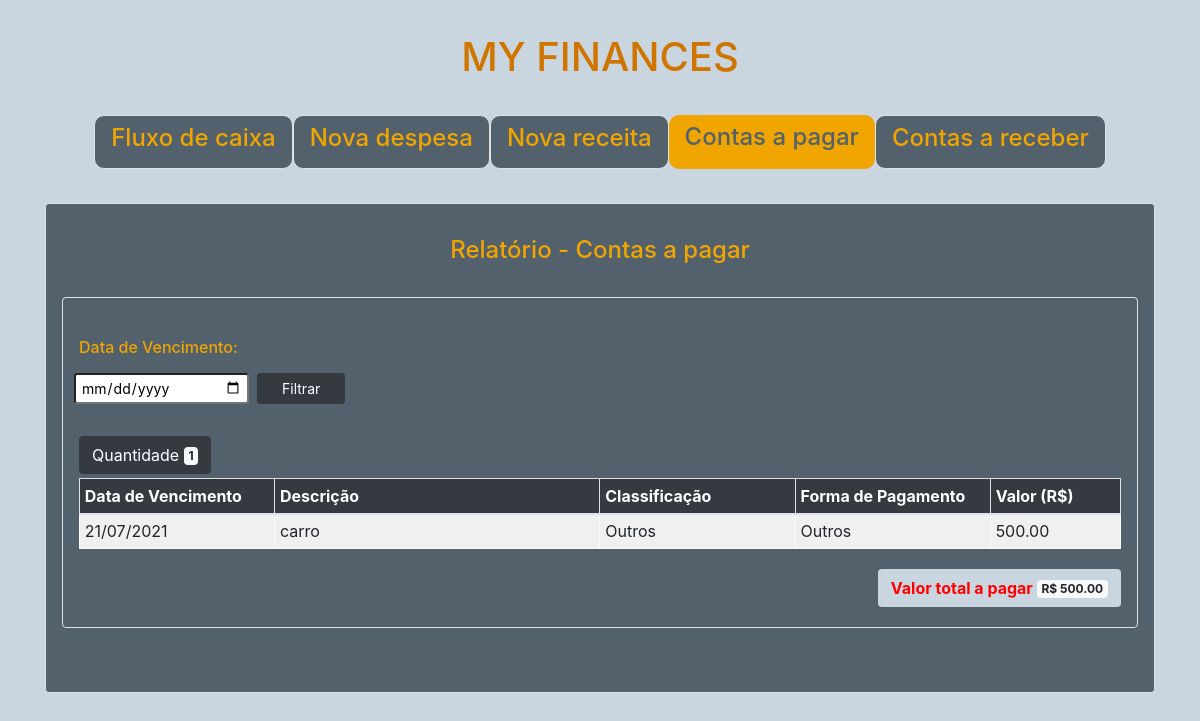
The page /relatorio/despesas on the database its author committed.
### myfinance/models/despesa.py (models this page shows)
class Despesa(models.Model):
    CLASSIFICACAO_CHOICES = (
        ('AG', 'Água'),
        ('AL', 'Alimentação'),
        ('AG', 'Aluguel'),
        ('EN', 'Energia'),
        ('LA', 'Lazer'),
        ('OU', 'Outros'),
        ('TE', 'Telecomunicações'),
        ('TR', 'Transporte')
    )
    FORMA_PAGAMENTO_CHOICES = (
        ('B', 'Boleto'),
        ('C', 'Crédito'),
        ('D', 'Débito'),
        ('M', 'Dinheiro'),
        ('P', 'Depósito'),
        ('O', 'Outros')
    )
    SITUACAO_CHOICES = (
        ('PG', 'Pago'),
        ('AP', 'A pagar')
    )
    classificacao = models.CharField(max_length=2, choices=CLASSIFICACAO_CHOICES, default='OU')
    data_pagamento = models.DateField(null=True)
    data_vencimento = models.DateField(null=False)
    descricao = models.CharField(max_length=255)
    formaPagamento = models.CharField(max_length=1, choices=FORMA_PAGAMENTO_CHOICES, default='O')
    situacao = models.CharField(max_length=2, choices=SITUACAO_CHOICES, default='AP')
    valor = models.DecimalField(null=False, max_digits=8, decimal_places=2)

### myfinance/views/relatorio.py (the view)
# urls.py: path('relatorio/despesas', relv.despesas, name="relatorio_despesas"),
@require_http_methods(["GET"])
def despesas(request):
    despesasPendentes = Despesa.objects.filter(situacao='AP')
    context = GetDespesaContext(despesasPendentes , '')
    return render(request, 'relatorioDespesas.html', context)

### myfinance/views/relatorio.py (called while the page is built)
def GetDespesaContext(despesasPendentes, dateMax):
    valorTotal = 0
    for despesa in despesasPendentes:
        dtVencimento = '%s/%s/%s' % (despesa.data_vencimento.strftime("%d"), despesa.data_vencimento.strftime("%m"), despesa.data_vencimento.strftime("%Y"))
        despesa.data_vencimento = dtVencimento
        valorTotal = valorTotal + despesa.valor
    dateMaxBr = ""
    if(dateMax != ""):
        dateTemp = datetime.strptime(dateMax, '%Y-%m-%d').date()
        dateMaxBr = '%s/%s/%s' % (dateTemp.strftime("%d"), dateTemp.strftime("%m"), dateTemp.strftime("%Y"))
    context = {'despesas' : despesasPendentes,
                'valorTotal' : valorTotal,
                'dateMax' : dateMax,
                'dateMaxBr' : dateMaxBr}
    return context

### myfinance/templates/relatorioDespesas.html (shortened to what this page needs)
<!doctype html>
<html lang="pt-br">
<head>
    <link rel="stylesheet" href="https://stackpath.bootstrapcdn.com/bootstrap/4.5.0/css/bootstrap.min.css"
>
</head>
<body style="background-color: #c9d6df">
    <div class="container">
        <h1 style="color:#cf7500; text-align: center; margin-bottom: 3%; margin-top: 3%;">MY FINANCES</h1>
        <ul class="nav justify-content-center nav-pills">
            <li class="nav-item border" style="background-color: #52616b; border-radius: 10px;">
                <a class="nav-link" href="/">
                    <h4 style="color: #f0a500;">Fluxo de caixa</h4>
                </a>
            </li>
            <li class="nav-item border" style="background-color: #52616b; border-radius: 10px;">
                <a class="nav-link" href="/despesa/">
                    <h4 style="color: #f0a500;">Nova despesa</h4>
                </a>
            </li>
            <li class="nav-item border" style="background-color: #52616b; border-radius: 10px;">
                <a class="nav-link" href="/receita/">
                    <h4 style="color: #f0a500;">Nova receita</h4>
                </a>
            </li>
            <li class="nav-item" style="background-color: #f0a500; border-radius: 10px;">
                <a class="nav-link " href="/relatorio/despesas">
                    <h4 style="color: #52616b;">Contas a pagar</h4>
                </a>
            </li>
            <li class="nav-item border" style="background-color: #52616b; border-radius: 10px;">
                <a class="nav-link" href="/relatorio/receitas">
                    <h4 style="color: #f0a500;">Contas a receber</h4>
                </a>
            </li>
        </ul>
        <div class="border rounded p-3 mb-5" style="background-color: #52616b; margin-top: 3%; color: #f0a500;">
            <h4 class="mt-3" style="text-align: center;">Relatório - Contas a pagar</h4>
            <div class="border rounded p-3 mb-5" style="margin-top: 3%;">
                <form action="/relatorio/despesas/filtro" method="post" class="mt-4 mb-3">
                    <h6>Data de Vencimento:</h6>
                    <div class="form-row mt-3">
                        <input type="date" class="form-control-sm col-sm-2" id="inputDate" name="data_filtro"
                            value="{{dateMax}}" required>
                        <button type="submit" class="btn btn-dark btn-sm ml-2 col-sm-1">Filtrar</button>
                    </div>
                </form>
                {% if despesas %}
                <button type="button" class="btn btn-dark mb-1 mt-3">
                    Quantidade <span class="badge badge-light">{{ despesas|length }}</span>
                </button>
                <table class="table table-bordered table-striped table-sm" id="tableRelatorio">
                    <thead>
                        <tr class="bg-dark text-white">
                            <th scope="col" style="width: 15%">Data de Vencimento</th>
                            <th scope="col" style="width: 25%">Descrição</th>
                            <th scope="col" style="width: 15%">Classificação</th>
                            <th scope="col" style="width: 15%">Forma de Pagamento</th>
                            <th scope="col" style="width: 10%">Valor (R$)</th>
                        </tr>
                    </thead>
                    <tbody class="table-light">
                        {% for despesa in despesas %}
                        <tr>
                            <td>{{despesa.data_vencimento}}</td>
                            <td>{{despesa.descricao}}</td>
                            <td>{{despesa.get_classificacao_display}}</td>
                            <td>{{despesa.get_formaPagamento_display}}</td>
                            <td>{{despesa.valor}}</td>
                        </tr>
                        {% endfor %}
                    </tbody>
                </table>
                <div class="d-flex justify-content-end">
                    <button type="button" class="btn mb-1 mt-1 font-weight-bold"
                        style="background-color: #c9d6df; color: red">
                        Valor total a pagar <span class="badge badge-light">R$ {{ valorTotal }}</span>
                    </button>
                </div>
                {% else %}
                <div class="d-flex justify-content-left">
                    <h6 style="color: #c9d6df">Não existem contas pendentes até a data {{dateMaxBr}}</h6>
                </div>
                {% endif %}
            </div>
        </div>
    </div>
</body>
</html>

### rows shown on the page
Despesa: data_vencimento "21/07/2021", descricao "carro", classificacao "Outros", formaPagamento "Outros", valor "500.00"

### other values the page prints
{{ despesas|length }} "1"
{{ valorTotal }} "500.00"
